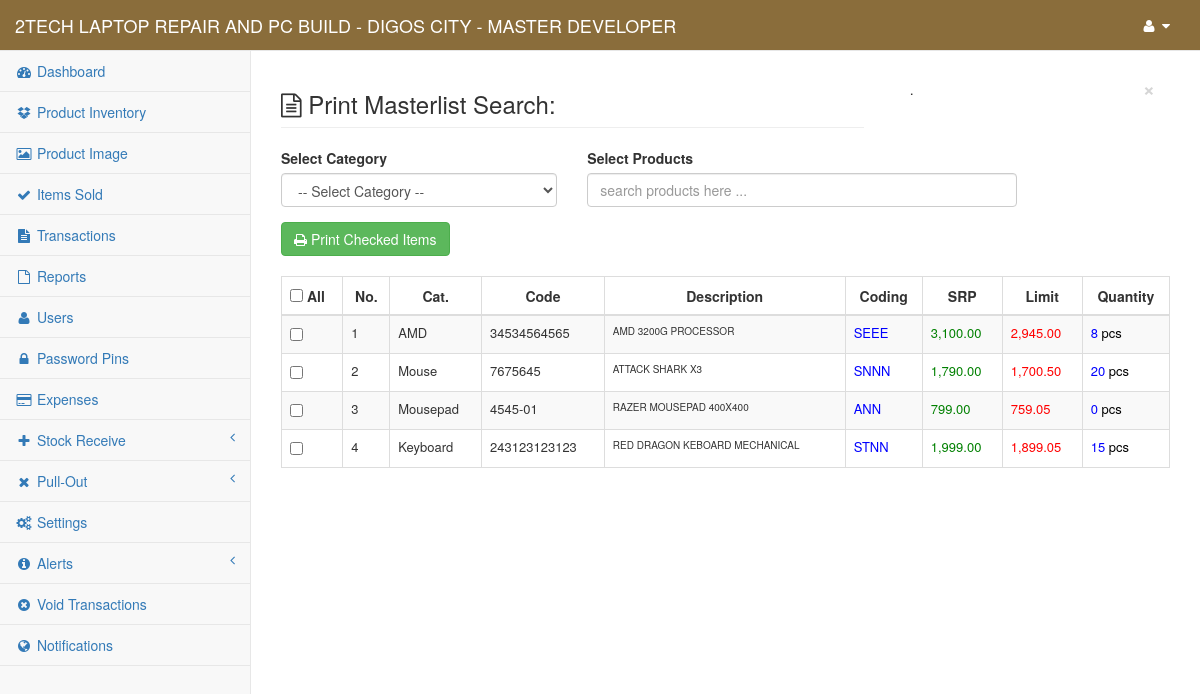
The page /content/admin/search_master.php (signed in) on the database its author committed.
### tables this page shows
CREATE TABLE `gy_my_project` (
  `gy_project` int(1) NOT NULL,
  `gy_project_name` text NOT NULL,
  `gy_project_address` text NOT NULL,
  `gy_system_title` text NOT NULL,
  `gy_year_origin` datetime NOT NULL
);

CREATE TABLE `gy_user` (
  `gy_user_id` int(10) NOT NULL,
  `gy_user_code` varchar(8) NOT NULL,
  `gy_full_name` varchar(255) NOT NULL,
  `gy_username` varchar(50) NOT NULL,
  `gy_password` varchar(100) NOT NULL,
  `gy_user_type` int(5) NOT NULL,
  `gy_user_status` int(1) NOT NULL,
  `gy_branch_id` int(11) NOT NULL
);

CREATE TABLE `gy_products` (
  `gy_product_id` int(11) NOT NULL,
  `gy_product_code` varchar(30) NOT NULL,
  `gy_convert_item_code` varchar(30) NOT NULL,
  `gy_convert_value` double NOT NULL,
  `gy_supplier_code` text NOT NULL,
  `gy_product_name` text NOT NULL,
  `gy_product_cat` varchar(100) NOT NULL,
  `gy_product_color` varchar(20) NOT NULL,
  `gy_product_image` text NOT NULL,
  `gy_product_desc` text NOT NULL,
  `gy_product_unit` text NOT NULL,
  `gy_product_price_cap` double NOT NULL,
  `gy_product_price_srp` double NOT NULL,
  `gy_product_quantity` double NOT NULL,
  `gy_product_discount_per` double NOT NULL,
  `gy_product_restock_limit` int(11) NOT NULL,
  `gy_product_date_restock` datetime NOT NULL,
  `gy_product_date_reg` datetime NOT NULL,
  `gy_product_update_date` datetime NOT NULL,
  `gy_added_by` int(11) NOT NULL,
  `gy_update_code` text NOT NULL,
  `gy_branch_id` int(11) NOT NULL
);

### conf/my_project.php (called while the page is built, shortened)
<?php
	include 'conn.php';
	$find_my_data=$link->query("SELECT * From `gy_my_project` Where `gy_project`='1'");
	$my_project_detail=$find_my_data->fetch_array();
	$my_project_name = $my_project_detail['gy_project_name'];
?>

### content/admin/session.php (called while the page is built, shortened)
<?php
    $user_id = $_SESSION['fus_user_id'];
    $identify_user=$link->query("Select * From `gy_user` Where `gy_user_id`='$user_id'");
    $row=$identify_user->fetch_array();
    $user_info = $row['gy_full_name'];
?>

### conf/function.php (called while the page is built, shortened)
<?php
    function toAlpha($number){
        $alphabet = array('N', 'S', 'T', 'A', 'R', 'G', 'O', 'L', 'D', 'E');
        $count = count($alphabet);
        $alpha = '';
        while ($number > 0) {
            $modulo = ($number - 0) % $count;
            $alpha  = $alphabet[$modulo] . $alpha;
            $number = floor((($number - $modulo) / $count));
        }
        return $alpha;
    }
?>

### content/admin/search_master.php (the view, shortened to what this page needs)
<?php
    include("../../conf/function.php");
    include("session.php");
    include("../../conf/my_project.php");
    $search_text = @$_GET['search_text'];
    $my_project_header_title = "Print Masterlist Search: ".$search_text;
    $my_query = "Select * From `gy_products` Where `gy_product_name` LIKE '%$search_text%' ORDER BY `gy_product_name` ASC";
?>
<!DOCTYPE html>
<html lang="en">
    <?php include 'head.php'; ?>
<body>
    <div id="wrapper">
        <?php include 'nav.php'; ?>
        <?php include('modal.php');?>
        <div id="page-wrapper">
            <div class="row">
                <div class="col-lg-8">
                    <h3 class="page-header"><i class="fa fa-file-text-o"></i> <?php echo $my_project_header_title; ?></h3>
                </div>
                <div class="col-lg-4">
                    <div class="alert alert-<?php echo @$color_note; ?> alert-dismissable" id="my_note" style="margin-top: 12px; visibility: <?php echo @$the_note_status; ?>">
                        <button type="button" class="close" data-dismiss="alert" aria-hidden="true">&times;</button>
                        <?php echo @$message; ?>.
                    </div>
                </div>
            </div>
            <div class="row">
                <div class="col-md-12">
                    <div class="row">
                        <form method="post" enctype="multipart/form-data" id="my_form" action="redirect_manager">
                            <div class="col-md-4">
                                <div class="form-group">
                                    <label>Select Category</label>
                                    <select class="form-control" name="my_cat" id="my_cat" required>
                                        <option disabled selected>-- Select Category --</option>
                                    </select>
                                </div>
                            </div>
                        </form>
                        <form method="post" enctype="multipart/form-data" action="redirect_manager">
                            <div class="col-md-6">
                                <div class="form-group">
                                    <label>Select Products</label>
                                    <input type="text" name="search_master" class="form-control" placeholder="search products here ..." autofocus required>
                                </div>
                            </div>
                        </form>
                    </div>
                    <div class="row" style="margin-top: 0px;">
                        <form method="post" enctype="multipart/form-data" id="my_pop_form" action="print_master_selected">
                        <div class="col-md-12">
                            <button type="submit" name="print_selected" class="btn btn-success" title="click to print ..."><i class="fa fa-print"></i> Print Checked Items</button>
                            <br><br>
                        </div>
                        <div class="col-md-12">
                            <table class="table table-striped table-bordered table-hover" style="width: 100%; margin-bottom: 20px;">
                                <thead>
                                    <tr>
                                        <th><input type="checkbox" id="checkAl"> All</th>
                                        <th><center>No.</center></th>
                                        <th><center>Cat.</center></th>
                                        <th><center>Code</center></th>
                                        <th><center>Description</center></th>
                                        <th><center>Coding</center></th>
                                        <th><center>SRP</center></th>
                                        <th><center>Limit</center></th>
                                        <th><center>Quantity</center></th>
                                    </tr>
                                </thead>
                                <tbody>
                                    <?php
                                        $numrow = 0;
                                        $sql_item_detail=$link->query($my_query);
                                        while ($row_item_detail=$sql_item_detail->fetch_array()) {
                                            $numrow++;
                                    ?>
                                    <tr>
                                        <td><input type="checkbox" id="checkItem" name="check[]" value="<?php echo $row_item_detail['gy_product_id']; ?>"></td>
                                        <td style="font-size: 13px;"><?php echo $numrow; ?></td>
                                        <td style="font-size: 13px;"><?php echo $row_item_detail['gy_product_cat']; ?></td>
                                        <td style="font-size: 13px;"><?php echo $row_item_detail['gy_product_code']; ?></td>
                                        <td style="text-transform: uppercase; font-size: 10px;"><?php echo $row_item_detail['gy_product_name']; ?></td>
                                        <td style="font-size: 13px; color: blue;"><?php echo toAlpha($row_item_detail['gy_product_price_cap']); ?></td>
                                        <td style="font-size: 13px; color: green;"><?php echo number_format($row_item_detail['gy_product_price_srp'],2); ?></td>
                                        <td style="font-size: 13px; color: red;"><?php echo number_format($row_item_detail['gy_product_discount_per'],2); ?></td>
                                        <td style="font-size: 13px; color: blue;"><?php echo $row_item_detail['gy_product_quantity']." <span style='color: black;'>".$row_item_detail['gy_product_unit']."</span>"; ?></td>
                                    </tr>
                                <?php } ?>
                                </tbody>
                            </table>
                        </div>
                        </form>
                    </div>
                </div>
            </div>
        </div>
    </div>
</body>
</html>

### content/admin/nav.php (shortened to what this page needs)
<nav class="navbar navbar-default navbar-static-top" role="navigation" style="margin-bottom: 0; background-color: #8a6d3b; color: #fff;">
    <div class="navbar-header">
        <a class="navbar-brand" href="index"><span style="text-transform: uppercase; color: #fff;"><?php echo $my_project_name; ?> <?php echo $my_project_title; ?> - <?php echo $user_info ?></span></a>
    </div>
    <div class="full-right">
    <ul class="nav navbar-top-links navbar-right">
        <li class="dropdown">
            <a class="dropdown-toggle" data-toggle="dropdown" id="navi" href="#">
                <i class="fa fa-user fa-fw"></i>  <i class="fa fa-caret-down"></i>
            </a>
        </li>
    </ul>
    </div>
        <?php include("side-panel.php"); ?>
</nav>

### content/admin/nav.php (style rules this page uses)
#navi { color: #fff; }

### rows shown on the page
gy_my_project: gy_project_name "2TECH LAPTOP REPAIR AND PC BUILD - DIGOS CITY"
gy_user: gy_full_name "MASTER DEVELOPER"
gy_products: gy_product_cat "AMD", gy_product_code "34534564565", gy_product_name "AMD 3200G PROCESSOR", gy_product_price_cap "SEEE", gy_product_price_srp "3,100.00", gy_product_discount_per "2,945.00", gy_product_quantity "8", gy_product_unit "pcs"
gy_products: gy_product_cat "Mouse", gy_product_code "7675645", gy_product_name "ATTACK SHARK X3", gy_product_price_cap "SNNN", gy_product_price_srp "1,790.00", gy_product_discount_per "1,700.50", gy_product_quantity "20", gy_product_unit "pcs"
gy_products: gy_product_cat "Mousepad", gy_product_code "4545-01", gy_product_name "RAZER MOUSEPAD 400X400", gy_product_price_cap "ANN", gy_product_price_srp "799.00", gy_product_discount_per "759.05", gy_product_quantity "0", gy_product_unit "pcs"
gy_products: gy_product_cat "Keyboard", gy_product_code "243123123123", gy_product_name "RED DRAGON KEBOARD MECHANICAL", gy_product_price_cap "STNN", gy_product_price_srp "1,999.00", gy_product_discount_per "1,899.05", gy_product_quantity "15", gy_product_unit "pcs"

### other values the page prints
$my_project_header_title "Print Masterlist Search:"
